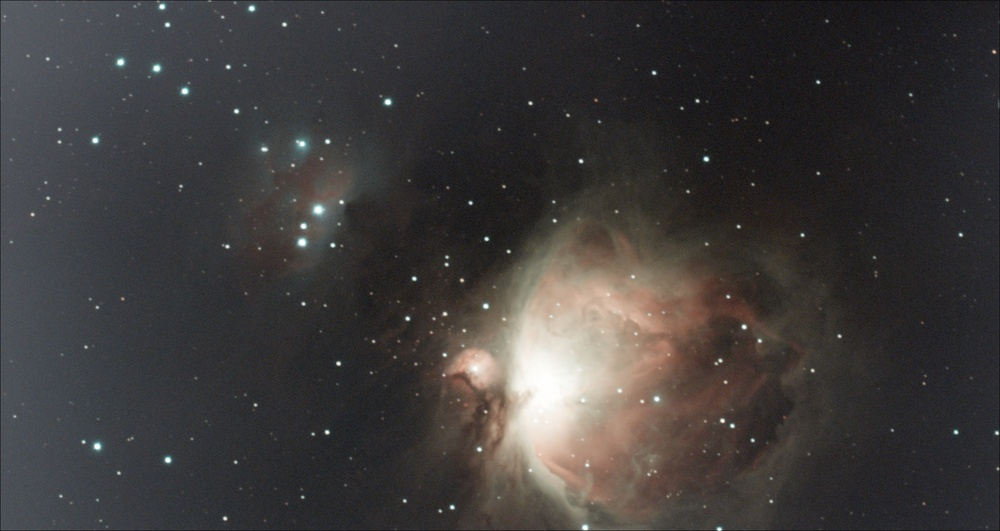
#> input picture 13432571834817719_stretch.jpg, 1000 x 531 px, shrunk from 2341 x 1244 before the run
$ python -i structure_detection.py   (imports and definitions only)
#> lines starting #> are read from the running program, lines starting #| are printed output that depends on the picture; after the words box and inside, x2 and y2 are one past the last pixel; in counts of white or black regions, pixels touching at a corner belong together
import numpy as np
from dataclasses import dataclass
from typing import Dict, Optional

from scipy import ndimage
from skimage import filters, morphology, measure


@dataclass
class StructureDetectionConfig:
    """
    星点/星云结构检测配置。

    目标：输出结构掩码（True=结构区域，需要避开），用于采样点剔除或可视化。
    """

    # 预处理
    clip_low_pct: float = 5.0
    clip_high_pct: float = 95.0
    gamma: float = 0.7  # <1 提升暗部，利于弥散星云

    # 恒星检测（点源）
    star_threshold_percentile: float = 99.0  # 越高越保守
    star_open_radius: int = 2
    star_min_area: int = 5
    star_max_area: int = 300

    # 星云/扩展结构检测
    nebula_thresholds: tuple = (0.7, 0.5, 0.3)  # 相对 max(gray_norm) 的分层阈值
    nebula_close_radius: int = 3
    nebula_min_area: int = 200

    # 边缘补充（适合有明显边界结构）
    sobel_percentile: float = 90.0
    edge_close_radius: int = 5
    edge_min_area: int = 500

    # 后处理
    nebula_dilate_radius: int = 1
    structure_dilate_radius: int = 2


def _to_gray(image: np.ndarray) -> np.ndarray:
    if image.ndim == 3:
        return np.mean(image, axis=2).astype(np.float32)
    return image.astype(np.float32)


def _preprocess(gray: np.ndarray, cfg: StructureDetectionConfig) -> np.ndarray:
    lo = np.percentile(gray, cfg.clip_low_pct)
    hi = np.percentile(gray, cfg.clip_high_pct)
    if hi > lo:
        scaled = np.clip((gray - lo) / (hi - lo + 1e-10), 0, 1)
    else:
        scaled = np.zeros_like(gray, dtype=np.float32)
    return np.power(scaled, cfg.gamma)


def detect_structures(image: np.ndarray, config: Optional[StructureDetectionConfig] = None) -> Dict[str, np.ndarray]:
    """
    检测星点与星云结构。

    Returns:
        dict:
          - 'star_mask': bool(H,W)
          - 'nebula_mask': bool(H,W)
          - 'structure_mask': bool(H,W) = star|nebula（膨胀后）
          - 'gray_norm': float(H,W) 预处理后灰度（便于调参/可视化）
    """
    cfg = config or StructureDetectionConfig()
    gray = _to_gray(image)
    gray_norm = _preprocess(gray, cfg)

    # 1) 恒星：亮点 + 连通域面积过滤
    thr_star = np.percentile(gray_norm, cfg.star_threshold_percentile)
    bright = gray_norm > thr_star
    if cfg.star_open_radius > 0:
        bright = morphology.opening(bright, morphology.disk(cfg.star_open_radius))

    labels = measure.label(bright)
    star_mask = np.zeros_like(bright, dtype=bool)
    if labels.max() > 0:
        for region in measure.regionprops(labels):
            if cfg.star_min_area < region.area < cfg.star_max_area:
                star_mask[tuple(region.coords.T)] = True

    # 2) 星云：多阈值分层 + 形态学连接 + 面积过滤
    nebula_mask = np.zeros_like(bright, dtype=bool)
    maxv = float(np.max(gray_norm)) if np.max(gray_norm) > 0 else 1.0
    for t in cfg.nebula_thresholds:
        layer = gray_norm > (t * maxv)
        if not np.any(layer):
            continue
        if cfg.nebula_close_radius > 0:
            layer = morphology.closing(layer, morphology.disk(cfg.nebula_close_radius))

        lab = measure.label(layer)
        if lab.max() == 0:
            continue
        for region in measure.regionprops(lab):
            if region.area > cfg.nebula_min_area:
                nebula_mask[tuple(region.coords.T)] = True

    # 3) 边缘补充：Sobel 强边缘 -> 填洞 -> 面积过滤
    sob = filters.sobel(gray_norm)
    thr_edge = np.percentile(sob, cfg.sobel_percentile)
    edge = sob > thr_edge
    if np.any(edge):
        edge_filled = ndimage.binary_fill_holes(edge)
        if cfg.edge_close_radius > 0:
            edge_filled = morphology.closing(edge_filled, morphology.disk(cfg.edge_close_radius))

        lab = measure.label(edge_filled)
        if lab.max() > 0:
            for region in measure.regionprops(lab):
                if region.area > cfg.edge_min_area:
                    nebula_mask[tuple(region.coords.T)] = True

    if cfg.nebula_dilate_radius > 0 and np.any(nebula_mask):
        nebula_mask = morphology.dilation(nebula_mask, morphology.disk(cfg.nebula_dilate_radius))

    structure_mask = star_mask | nebula_mask
    if cfg.structure_dilate_radius > 0 and np.any(structure_mask):
        structure_mask = morphology.dilation(structure_mask, morphology.disk(cfg.structure_dilate_radius))

    return {
        "star_mask": star_mask,
        "nebula_mask": nebula_mask,
        "structure_mask": structure_mask,
        "gray_norm": gray_norm,
    }

>>> import cv2
>>> picture = cv2.imread('../13432571834817719_stretch.jpg', cv2.IMREAD_GRAYSCALE)
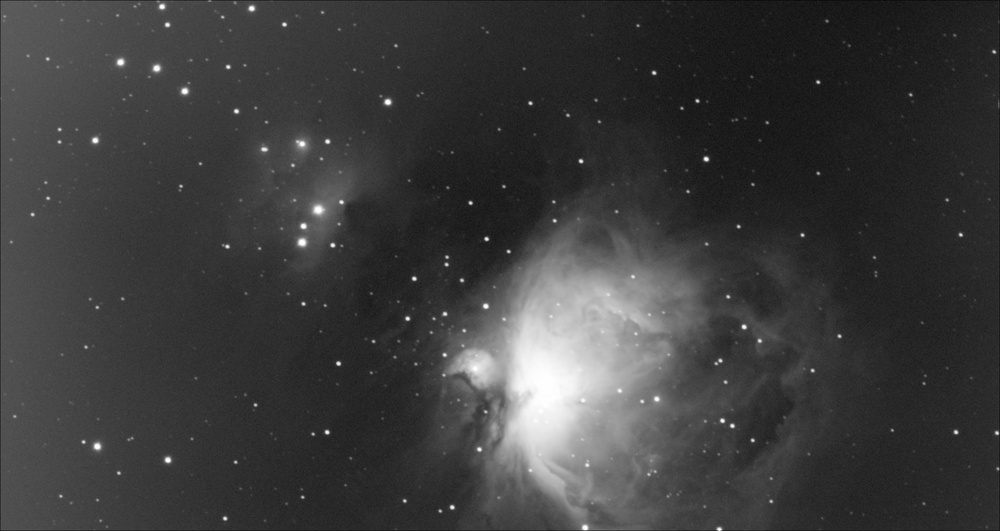
#> picture: shape (531, 1000); min 11, max 255, mean 60.2
>>> result = detect_structures(picture)
#> in _preprocess, `lo = np.percentile(gray, cfg.clip_low_pct)`: lo = 28
#> in _preprocess, `hi = np.percentile(gray, cfg.clip_high_pct)`: hi = 146
#> in _preprocess, `return np.power(scaled, cfg.gamma)`:
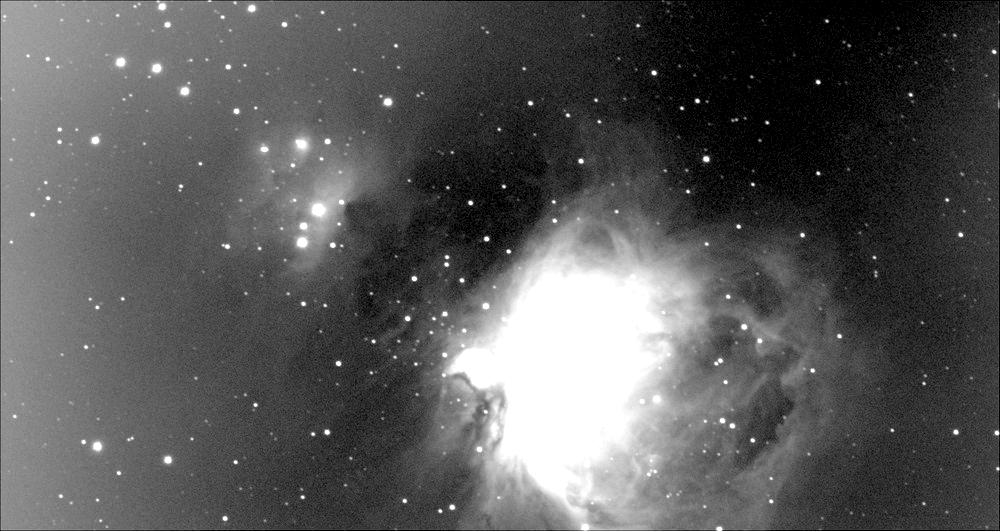
#> returned value: shape (531, 1000) float32; min 0, max 1, mean 0.349
#> in detect_structures, `thr_star = np.percentile(gray_norm, cfg.star_threshold_percentile)`: thr_star = 1
#> in detect_structures, `bright = gray_norm > thr_star`: bright: shape (531, 1000) bool; every value is 0
#> in detect_structures, `labels = measure.label(bright)`: labels: shape (531, 1000) int32; every value is 0
#> the loop in detect_structures, `for t in cfg.nebula_thresholds:` made 3 passes
#> pass 1, in detect_structures, `layer = gray_norm > (t * maxv)`:
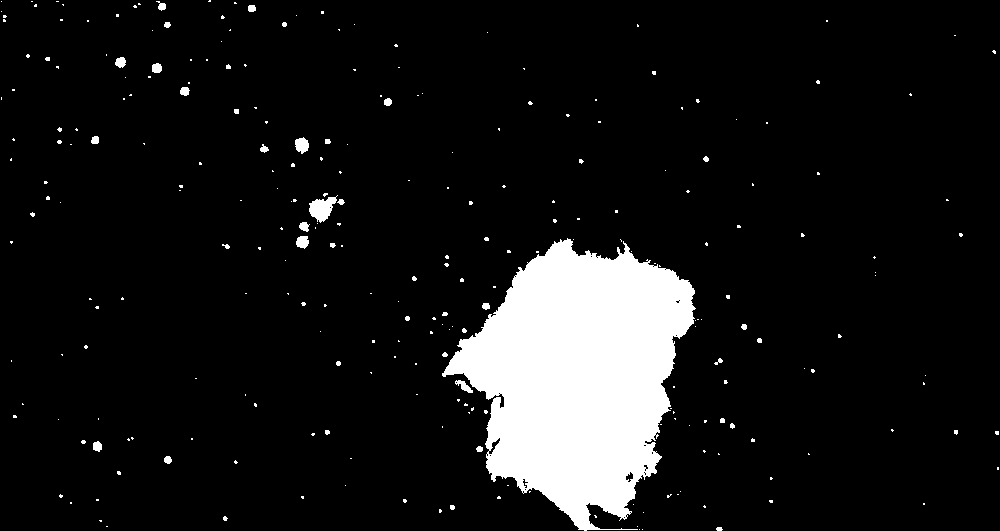
#> layer: shape (531, 1000) bool; 9.1% white; 267 white regions (228 under 20 px), largest, box (x1, y1, x2, y2) and area: (442, 238, 696, 531) 44665, (309, 195, 338, 223) 450, (295, 137, 309, 154) 171
#> after the loop in detect_structures, `for t in cfg.nebula_thresholds:`:
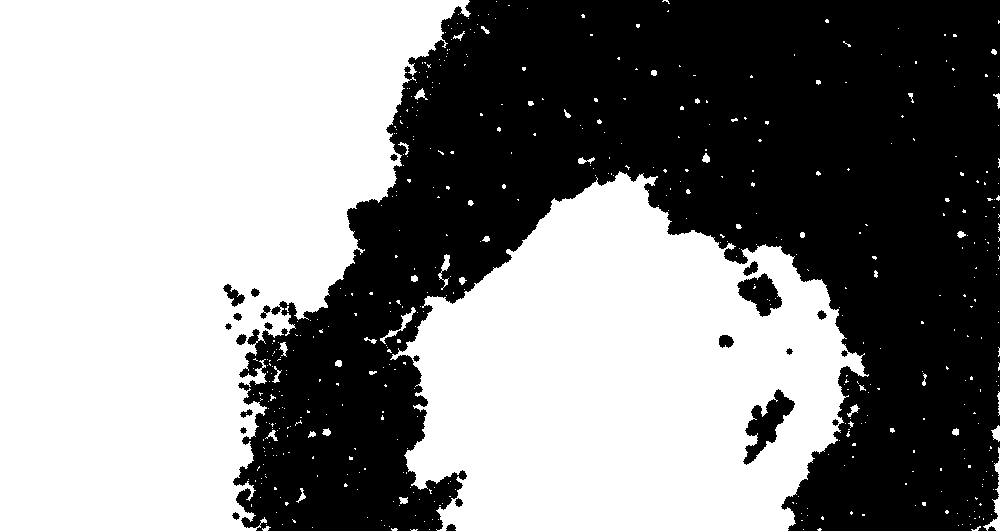
#> layer: shape (531, 1000) bool; 55.3% white; 24 black regions, largest, box (x1, y1, x2, y2) and area: (233, 0, 1000, 531) 233379, (743, 389, 795, 465) 1564, (737, 273, 782, 317) 1099
#> after the loop in detect_structures, `for t in cfg.nebula_thresholds:`: nebula_mask: shape (531, 1000) bool; 54.7% white; 24 black regions, largest, box (x1, y1, x2, y2) and area: (233, 0, 1000, 531) 236706, (743, 389, 795, 465) 1564, (737, 273, 782, 317) 1110
#> in detect_structures, `sob = filters.sobel(gray_norm)`:
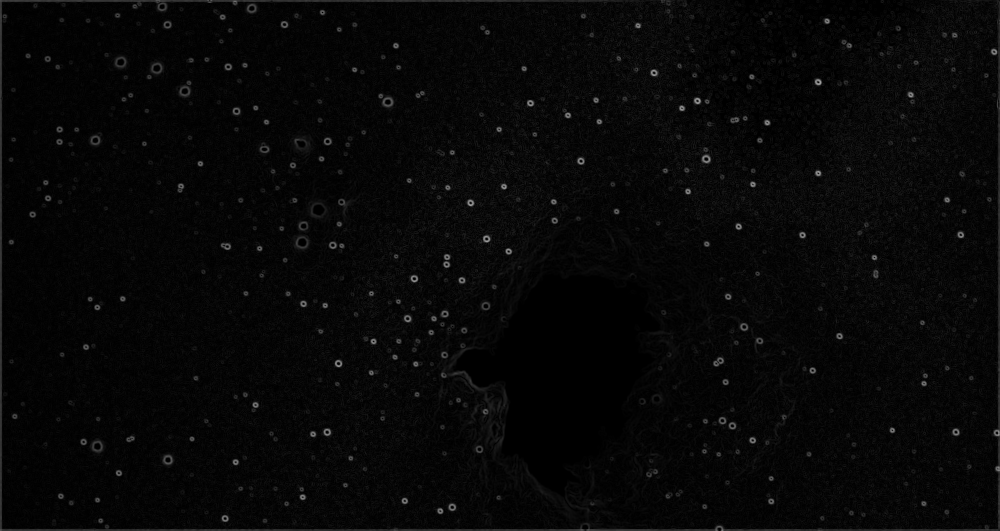
#> sob: shape (531, 1000) float32; min 0, max 0.628, mean 0.0302
#> in detect_structures, `thr_edge = np.percentile(sob, cfg.sobel_percentile)`: thr_edge = 0.0538
#> in detect_structures, `edge = sob > thr_edge`: edge: shape (531, 1000) bool; 10% white in thin lines or dots
#> in detect_structures, `edge_filled = ndimage.binary_fill_holes(edge)`: edge_filled: shape (531, 1000) bool; 10.4% white; 7626 white regions (7115 under 20 px), largest, box (x1, y1, x2, y2) and area: (0, 0, 1000, 531) 6645, (439, 343, 509, 460) 1593, (679, 145, 714, 169) 323
#> in detect_structures, `edge_filled = morphology.closing(edge_filled, morphology.disk(cfg.edge..`: edge_filled: shape (531, 1000) bool; 36.7% white; 741 white regions (590 under 20 px), largest, box (x1, y1, x2, y2) and area: (0, 0, 1000, 531) 180763, (285, 286, 335, 322) 645, (288, 134, 313, 176) 562
#> in detect_structures, `lab = measure.label(edge_filled)`:
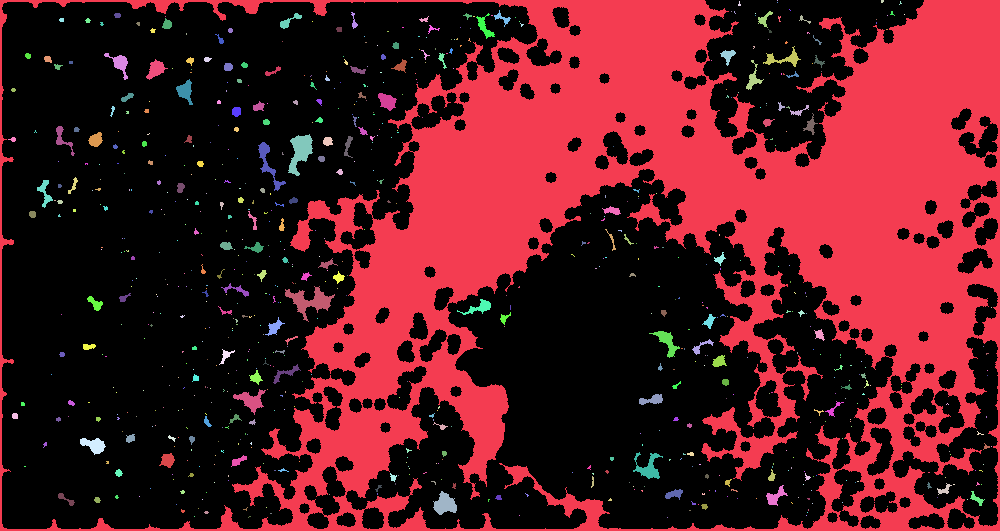
#> lab: shape (531, 1000) int32; 742 distinct labels, from 0 to 741; one colour per label, 0 black
#> after the loop in detect_structures, `for region in measure.regionprops(lab):`: nebula_mask: shape (531, 1000) bool; 84.1% white; 158 black regions (27 under 20 px), largest, box (x1, y1, x2, y2) and area: (703, 0, 924, 167) 19734, (233, 263, 356, 500) 10385, (892, 337, 998, 526) 7452
#> in detect_structures, `nebula_mask = morphology.dilation(nebula_mask, morphology.disk(cfg.neb..`: nebula_mask: shape (531, 1000) bool; 86.6% white; 170 black regions (21 under 20 px), largest, box (x1, y1, x2, y2) and area: (704, 0, 923, 159) 18457, (234, 266, 355, 499) 8449, (893, 338, 997, 525) 6627
#> in detect_structures, `structure_mask = morphology.dilation(structure_mask, morphology.disk(c..`:
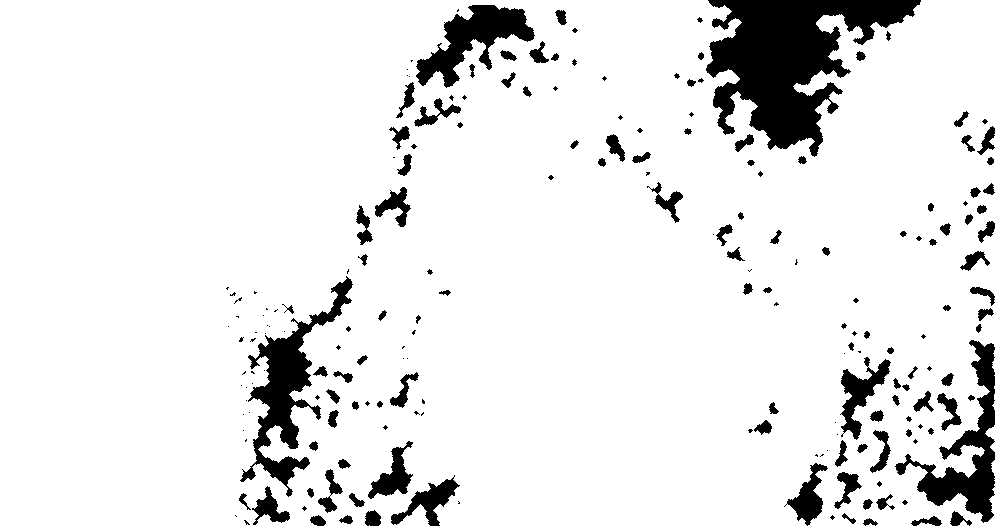
#> structure_mask: shape (531, 1000) bool; 90.8% white; 202 black regions (87 under 20 px), largest, box (x1, y1, x2, y2) and area: (706, 0, 921, 157) 16266, (240, 276, 353, 497) 6044, (895, 340, 995, 523) 5010
#> result = 4 items
